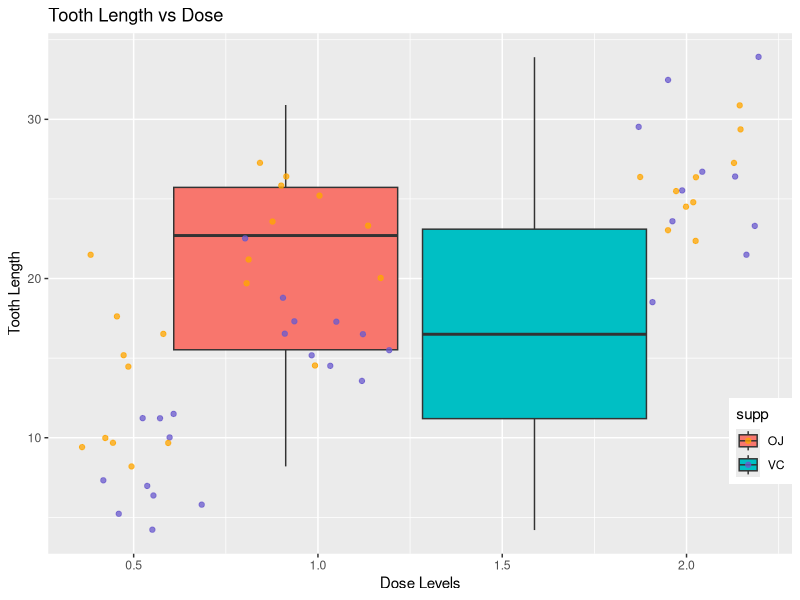

Recreate this plot in R. (Note: this script raises an error after producing the figure.)
## ---- chunk 1
knitr::opts_chunk$set(echo = TRUE)
## ---- chunk 2
data("ToothGrowth") # Load Data
str(ToothGrowth)
table(ToothGrowth$supp, ToothGrowth$dose)
summary(ToothGrowth)

## ---- chunk 3
suppressMessages(library(ggplot2))
g <- ggplot(ToothGrowth, aes(dose, len)) +
        geom_boxplot(aes(fill=supp)) +
        geom_jitter(alpha=I(3/4), aes(color=supp)) +
        theme(legend.position=c(1,0.3),legend.justification=c(1,1)) + 
        scale_color_manual(values=c("orange","slateblue")) + 
        labs(title="Tooth Length vs Dose",x="Dose Levels",y="Tooth Length") 
print(g)
## ---- chunk 4

# Test for Delivery method

t.test(len ~ supp, data = ToothGrowth, paired = FALSE, var.equal = FALSE )

## ---- chunk 5
# Subset 
dose_05_1 <- ToothGrowth[ToothGrowth$dose %in% c(0.5,1), ] # Subset for dose 0.5 & 1
dose_05_2 <- ToothGrowth[ToothGrowth$dose %in% c(0.5,2), ] # Subset for dose 0.5 & 2
dose_1_2 <- ToothGrowth[ToothGrowth$dose %in% c(1,2), ] # Subset for dose 1 & 2

# Test for dose
t.test(len ~ dose, data = dose_05_1, paired = FALSE, var.equal = FALSE )
t.test(len ~ dose, data = dose_05_2, paired = FALSE, var.equal = FALSE )
t.test(len ~ dose, data = dose_1_2, paired = FALSE, var.equal = FALSE )

## ---- chunk 6
# Subset
dose_05 <- ToothGrowth[ToothGrowth$dose %in% c(0.5), ] # Subset for dose 0.5
dose_1 <- ToothGrowth[ToothGrowth$dose %in% c(1), ] # Subset for dose 1
dose_2 <- ToothGrowth[ToothGrowth$dose %in% c(2), ] # Subset for dose 2

# Test for Delivery method
t.test(len ~ supp, data = dose_05, paired = FALSE, var.equal = FALSE )
t.test(len ~ supp, data = dose_1, paired = FALSE, var.equal = FALSE )
t.test(len ~ supp, data = dose_2, paired = FALSE, var.equal = FALSE )

## ---- chunk 7
t.test(len ~ supp, data = ToothGrowth, paired = FALSE, var.equal = FALSE )

## ---- chunk 8

t.test(len ~ dose, data = dose_05_1, paired = FALSE, var.equal = FALSE )
t.test(len ~ dose, data = dose_05_2, paired = FALSE, var.equal = FALSE )
t.test(len ~ dose, data = dose_1_2, paired = FALSE, var.equal = FALSE )

## ---- chunk 9

t.test(len ~ supp, data = dose_05, paired = FALSE, var.equal = FALSE )
t.test(len ~ supp, data = dose_1, paired = FALSE, var.equal = FALSE )
t.test(len ~ supp, data = dose_2, paired = FALSE, var.equal = FALSE )

